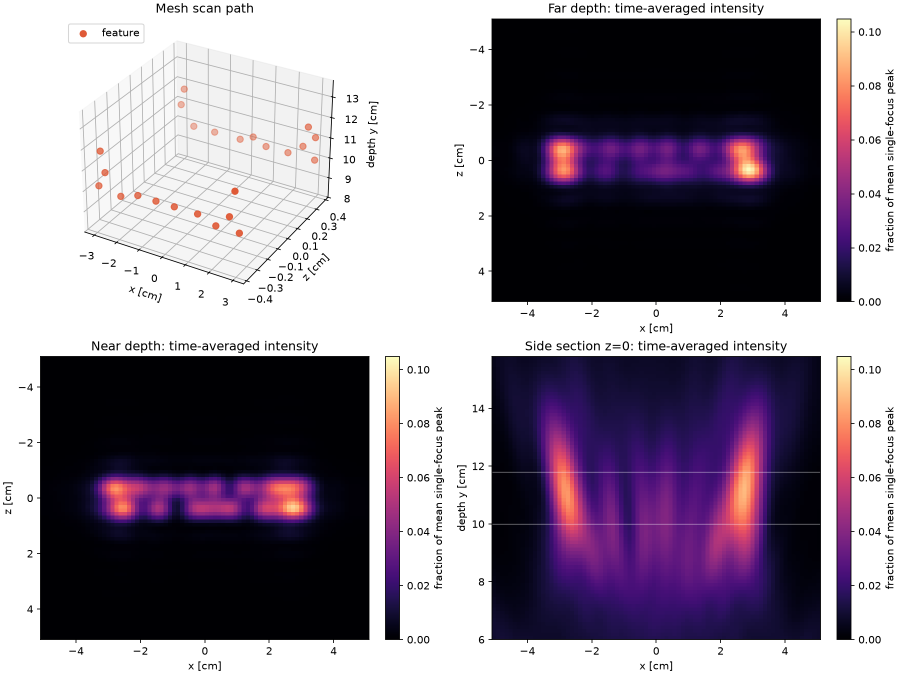
#> input picture MyPatterns/results/previews/mesh3d_preview.png, 1800 x 1350 px (shown at 1/2 size)
$ python -i my_patterns.py   (imports and definitions only)
#> lines starting #> are read from the running program, lines starting #| are printed output that depends on the picture
#!/usr/bin/env python3
# -*- coding: utf-8 -*-
"""
my_patterns.py — SonicSurface 自制图案生成 / 声场预览 / 串口发送脚本
================================================================

不依赖 Ultraino AcousticFieldSim(Java GUI)的独立控制脚本。

工作链路:
    图案函数(算 256 个相位) → 可选 matplotlib 声场预览 → 串口发送
    254 + 256 个相位字节(0..31, 32=关闭) + 253   (230400 baud, 8N1)

重要约定:
    * 相位校正已在你的 FPGA 固件里(Distribute.vhd 的 PHASE_CORRECTION),
      本脚本发送【未校正】的原始相位 —— 校正只做一处,切勿重复。
    * 坐标系: 阵列位于 x-z 平面(法线 +y),EMITTERS 为实测换能器坐标。
      焦点等目标用 (x, y, z),y 是离阵距离,单位米。
    * 幅度命令(251)/200Hz 调制(252)是幅度版固件的功能,primary 固件不支持。

命令行示例:
    python my_patterns.py ports
    python my_patterns.py focus 0 0 --dist 0.16 --port COM7
    python my_patterns.py vortex 0 0 --m 2 --preview
    python my_patterns.py twin 0 0 --angle 90 --save pv.png --dry
    python my_patterns.py bottle 0 0
    python my_patterns.py points 0.025 0.025 -0.025 -0.025
    python my_patterns.py image ../Reproduction/smiley.png --preview
    python my_patterns.py anim orbit --kind focus --radius 0.03 --port COM7
    python my_patterns.py anim images a.png b.png --port COM7
    python my_patterns.py off
"""

from __future__ import annotations

import argparse
import threading
import time
from functools import lru_cache
from pathlib import Path

import numpy as np

PREVIEW_DIR = Path(__file__).resolve().parent / "results/previews"

# ----------------------------------------------------------------------
# 阵列常数(与官方 ControlSoftware/Python/SonicSurface.py 保持一致)
# ----------------------------------------------------------------------
PHASE_DIVS = 32          # 相位级数(0..31,32 = 换能器关闭)
N_EMITTERS = 256         # 16x16
WAVELENGTH = 0.00865     # 25 degC 空气中 40kHz 声波波长 [m]
APERTURE = 0.009         # 活塞模型发射口径 [m]
K = 2.0 * np.pi / WAVELENGTH
PITCH = 0.0105           # 阵元间距 [m](注意 > λ/2,大角度偏转会有栅瓣)

EMITTERS_POS = [-0.07874993,0,0.08074993,-0.057749946,0,0.08074993,-0.047249947,0,0.08074993,-0.06824995,0,0.070249945,-0.07874993,0,0.070249915,-0.047249954,0,0.07024993,-0.057749953,0,0.07024993,-0.06824992,0,0.08074993,-0.07874993,0,0.05974994,-0.057749946,0,0.059749942,-0.047249947,0,0.059749942,-0.06824993,0,0.04924994,-0.07874993,0,0.04924994,-0.047249947,0,0.049249943,-0.057749946,0,0.049249943,-0.06824993,0,0.05974994,-0.07874993,0,0.03874995,-0.057749946,0,0.038749944,-0.047249947,0,0.038749944,-0.06824993,0,0.028249947,-0.07874993,0,0.028249947,-0.047249954,0,0.028249951,-0.057749953,0,0.028249951,-0.06824993,0,0.03874994,-0.07874993,0,0.017749948,-0.057749953,0,0.017749952,-0.047249954,0,0.017749952,-0.068249926,0,0.0072499607,-0.07874993,0,0.007249957,-0.04724995,0,0.007249959,-0.05774995,0,0.007249959,-0.06824993,0,0.017749948,-0.07874993,0,-0.0032500343,-0.05774995,0,-0.0032500399,-0.04724995,0,-0.0032500362,-0.06824993,0,-0.013750033,-0.07874993,0,-0.013750033,-0.04724995,0,-0.013750035,-0.05774995,0,-0.013750035,-0.06824993,0,-0.0032500343,-0.07874993,0,-0.024250032,-0.05774995,0,-0.024250034,-0.04724995,0,-0.024250034,-0.06824993,0,-0.03475002,-0.07874994,0,-0.034750026,-0.047249954,0,-0.03475003,-0.057749953,0,-0.03475003,-0.06824993,0,-0.024250032,-0.07874993,0,-0.045250025,-0.057749953,0,-0.04525003,-0.047249947,0,-0.04525002,-0.06824993,0,-0.055750016,-0.07874993,0,-0.055750024,-0.047249947,0,-0.05575002,-0.057749953,0,-0.055750027,-0.06824993,0,-0.045250017,-0.078749925,0,-0.06624998,-0.05774995,0,-0.06624999,-0.04724995,0,-0.06624999,-0.06824994,0,-0.076749995,-0.07874994,0,-0.07674998,-0.04724995,0,-0.07674999,-0.05774999,0,-0.07674999,-0.068249926,0,-0.06625,-0.03674995,0,0.08074994,-0.015749965,0,0.08074993,-0.005249969,0,0.08074993,-0.026249964,0,0.07024993,-0.03674996,0,0.07024994,-0.005249969,0,0.07024993,-0.015749965,0,0.07024993,-0.026249964,0,0.08074993,-0.03674995,0,0.05974994,-0.015749961,0,0.059749935,-0.0052499655,0,0.05974994,-0.02624996,0,0.04924994,-0.036749955,0,0.04924994,-0.0052499655,0,0.04924994,-0.015749961,0,0.04924994,-0.02624996,0,0.059749935,-0.036749955,0,0.038749944,-0.01574996,0,0.03874995,-0.0052499655,0,0.038749944,-0.026249964,0,0.028249947,-0.036749955,0,0.028249947,-0.0052499664,0,0.02824995,-0.015749965,0,0.028249947,-0.026249958,0,0.03874995,-0.036749955,0,0.017749948,-0.015749965,0,0.017749948,-0.0052499664,0,0.01774995,-0.026249962,0,0.007249958,-0.036749955,0,0.007249959,-0.0052499673,0,0.007249957,-0.015749963,0,0.007249958,-0.026249964,0,0.017749948,-0.036749955,0,-0.003250037,-0.015749961,0,-0.003250038,-0.005249968,0,-0.003250038,-0.026249958,0,-0.013750037,-0.036749955,0,-0.013750033,-0.005249967,0,-0.013750033,-0.01574996,0,-0.013750037,-0.02624996,0,-0.003250038,-0.036749955,0,-0.024250032,-0.01574996,0,-0.024250036,-0.0052499673,0,-0.024250032,-0.02624996,0,-0.034750026,-0.036749955,0,-0.034750026,-0.0052499673,0,-0.034750026,-0.015749961,0,-0.034750026,-0.026249958,0,-0.024250036,-0.036749955,0,-0.04525003,-0.015749963,0,-0.04525002,-0.0052499655,0,-0.04525002,-0.026249964,0,-0.05575002,-0.036749955,0,-0.055750027,-0.0052499655,0,-0.05575002,-0.015749965,0,-0.05575002,-0.026249962,0,-0.04525002,-0.03674995,0,-0.06624999,-0.015749963,0,-0.06624999,-0.005249969,0,-0.06624999,-0.026249962,0,-0.07674999,-0.03674996,0,-0.07674999,-0.005249969,0,-0.07674999,-0.015749963,0,-0.07674999,-0.026249962,0,-0.06624999,0.0052500297,0,0.08074993,0.026250018,0,0.08074993,0.036750015,0,0.08074993,0.015750019,0,0.07024993,0.0052500297,0,0.07024993,0.036750015,0,0.07024993,0.026250018,0,0.07024993,0.015750019,0,0.08074993,0.0052500297,0,0.05974994,0.026250016,0,0.059749935,0.036750015,0,0.05974994,0.015750017,0,0.049249936,0.0052500297,0,0.04924994,0.036750015,0,0.04924994,0.026250016,0,0.049249936,0.015750017,0,0.059749935,0.005250028,0,0.038749944,0.02625002,0,0.038749944,0.036750015,0,0.038749944,0.01575002,0,0.028249951,0.005250028,0,0.028249947,0.036750015,0,0.028249951,0.02625002,0,0.028249951,0.01575002,0,0.038749944,0.0052500293,0,0.017749952,0.02625002,0,0.017749952,0.036750015,0,0.017749952,0.01575002,0,0.007249958,0.0052500293,0,0.007249957,0.036750015,0,0.007249959,0.02625002,0,0.007249958,0.01575002,0,0.017749952,0.005250029,0,-0.003250037,0.02625002,0,-0.003250038,0.036750015,0,-0.003250038,0.01575002,0,-0.013750033,0.005250028,0,-0.013750033,0.036750015,0,-0.013750037,0.02625002,0,-0.013750033,0.01575002,0,-0.003250038,0.005250028,0,-0.024250032,0.02625002,0,-0.024250034,0.036750015,0,-0.024250036,0.015750019,0,-0.034750022,0.0052500297,0,-0.034750026,0.036750015,0,-0.034750026,0.026250018,0,-0.034750022,0.01575002,0,-0.024250034,0.0052500297,0,-0.04525002,0.026250018,0,-0.04525002,0.036750015,0,-0.045250017,0.015750019,0,-0.05575002,0.0052500297,0,-0.05575002,0.03675001,0,-0.05575002,0.026250018,0,-0.05575002,0.015750019,0,-0.04525002,0.0052500297,0,-0.06624999,0.02625002,0,-0.06624999,0.03675002,0,-0.06624998,0.01575002,0,-0.07674999,0.0052500297,0,-0.07674999,0.03675001,0,-0.07674998,0.02625002,0,-0.07674999,0.01575002,0,-0.06624999,0.047250018,0,0.08074993,0.068249986,0,0.08074993,0.078749985,0,0.08074993,0.05775,0,0.07024994,0.04725001,0,0.07024992,0.078749985,0,0.07024993,0.068249986,0,0.07024993,0.05775001,0,0.08074993,0.047250006,0,0.059749946,0.068249986,0,0.05974994,0.078749985,0,0.059749946,0.057750013,0,0.049249936,0.04725001,0,0.04924994,0.078749985,0,0.049249947,0.068249986,0,0.04924994,0.05775001,0,0.05974994,0.047250006,0,0.03874995,0.068249986,0,0.03874994,0.078749985,0,0.03874995,0.057750005,0,0.028249947,0.047250006,0,0.028249947,0.078749985,0,0.028249947,0.068249986,0,0.028249947,0.057750005,0,0.038749937,0.047250006,0,0.017749948,0.068249986,0,0.017749948,0.078749985,0,0.017749948,0.05775001,0,0.007249957,0.04725001,0,0.007249959,0.078749985,0,0.0072499607,0.068249986,0,0.007249955,0.057750005,0,0.017749948,0.04725001,0,-0.0032500362,0.068249986,0,-0.003250038,0.078749985,0,-0.003250038,0.057750005,0,-0.013750033,0.047250006,0,-0.013750033,0.078749985,0,-0.013750037,0.068249986,0,-0.013750037,0.057750005,0,-0.0032500362,0.047250006,0,-0.024250032,0.068249986,0,-0.024250036,0.078749985,0,-0.024250036,0.057750005,0,-0.034750022,0.047250006,0,-0.03475003,0.078749985,0,-0.034750026,0.068249986,0,-0.034750026,0.057750005,0,-0.024250032,0.047250014,0,-0.045250017,0.068249986,0,-0.045250017,0.078749985,0,-0.045250025,0.057750013,0,-0.055750016,0.047250014,0,-0.055750016,0.078749985,0,-0.055750024,0.068249986,0,-0.055750016,0.057750013,0,-0.045250017,0.047250018,0,-0.06625,0.06824999,0,-0.06625,0.07874999,0,-0.06624998,0.05775001,0,-0.07674999,0.04725001,0,-0.07674999,0.07874998,0,-0.07674998,0.06824978,0,-0.076749995,0.057750016,0,-0.06624998]

EMITTERS = np.array(EMITTERS_POS, dtype=float).reshape(-1, 3)
CENTER = EMITTERS.mean(axis=0)
# 每个阵元相对阵列中心的方位角(约定与官方 vortexAt 一致: atan2(dx, dz))
_AZ = np.arctan2(EMITTERS[:, 0] - CENTER[0], EMITTERS[:, 2] - CENTER[2])


def _wrap(p):
    return np.mod(p, 2.0 * np.pi)


# [21 lines left out: functions phase_payload, phases_focus, not called in this run]


def phases_vortex(pos, m=1, rotation=0.0):
    """涡旋: focus + 方位角×m。中心必为零点(空心漩涡),m 为拓扑荷。"""
    return _wrap(phases_focus(pos) + _AZ * m + rotation)


# [170 lines left out: functions phases_twin, phases_bottle, phases_steer, phases_trap, pattern_for_kind, phases_multipoint and 4 more, not called in this run]


def _gs_from_model(G, amps, iters, seed, x0=None):
    """GS 迭代。默认以目标场共轭反传初始化;其它 seed 用于多起点搜索。"""
    if x0 is None:
        if seed == 0:
            x = np.exp(1j * np.angle(np.conj(G @ amps)))
        else:
            rng = np.random.default_rng(seed)
            x = np.exp(1j * rng.uniform(0.0, 2.0 * np.pi, N_EMITTERS))
    else:
        x = np.exp(1j * np.asarray(x0, float))
    Gb = G.conj().T
    for _ in range(iters):
        f = x @ G
        f = amps * np.exp(1j * np.angle(f))
        x = f @ Gb
        x /= np.maximum(np.abs(x), 1e-12)
    return _wrap(np.angle(x))


def _array_image_model(target2d, dist, res_t=64, half=0.084):
    """Shared array model and target samples for all image phase algorithms."""
    from PIL import Image

    tgt = np.asarray(target2d, float)
    u = np.linspace(-half, half, res_t)
    U, V = np.meshgrid(u, u[::-1])           # 目标行 0 ↔ z=+half(图片"上"=+z,与预览约定一致)
    pts = np.stack([U.ravel(), np.full(U.size, dist), V.ravel()], axis=1)
    amps = np.asarray(tgt, float).ravel() if tgt.size == res_t * res_t else \
        np.asarray(Image.fromarray((tgt * 255).astype(np.uint8)).resize((res_t, res_t), Image.LANCZOS), float).ravel() / 255.0
    amps = amps / max(amps.max(), 1e-9)

    G = _propagators(pts)                    # (256, M) —— 与 field_at 同一物理模型
    return G, amps


def _gs_array_phases(target2d, dist, iters=50, res_t=64, half=0.084, seed=0,
                     return_model=False, x0=None):
    """阵列感知 GS:在实测阵元模型与目标切面之间交替投影。"""
    G, amps = _array_image_model(target2d, dist, res_t, half)
    phases = _gs_from_model(G, amps, iters, seed, x0=x0)
    obtained = np.abs(np.exp(1j * phases) @ G).reshape(res_t, res_t)
    if return_model:
        return phases, obtained, G, amps
    return phases, obtained


# [13 lines left out: function _grid_channel_map, not called in this run]


def phases_from_image(path, dist=0.16, iters=50, phase_res=32, amp_res=0,
                      flip_x=False, flip_z=False, transpose=False, n_grid=16,
                      method="array", x0=None, quant_refine=False):
    """任意图片 → 256 通道发射相位。
    method='array'(默认): 阵列感知 GS——用与物理仿真/真实声场一致的活塞传播子
        在实测 256 阵元上直接迭代,重建质量最好(推荐上板用)。
    method='paper': 论文 §4 原版算法(连续口径 + 角谱传播 + 网格→通道映射),
        用于复现对拍;因其设计模型偏理想,物理重建会叠较多斑点。
    返回 (phases, info);info 含 target/obtained 幅度切片与 MSE。
    方向约定: 图片"上"对应 +z,"右"对应 +x(从 +y 往下看)。
    图案镜像/颠倒时用 flip_x / flip_z / transpose 修正。"""
#> called with path = 'results/previews/mesh3d_preview.png', dist = 0.16, iters = 50, phase_res = 32, amp_res = 0, flip_x = False, flip_z = False, transpose = False
    from PIL import Image

    a = np.asarray(Image.open(path).convert("L").resize((256, 256), Image.LANCZOS), float)
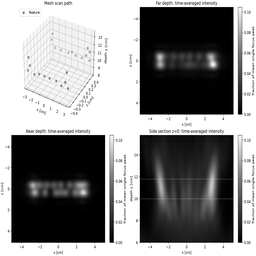
#> a: shape (256, 256) float64; min 0, max 255, mean 137.9
    a = a / max(a.max(), 1e-9)
    if transpose:
        a = a.T
    if flip_x:
        a = a[:, ::-1]
    if flip_z:
        a = a[::-1, :]

    if method == "array":
        phases, obtained = _gs_array_phases(a, dist, iters=iters, x0=x0)
#> in _array_image_model, `amps = np.asarray(tgt, float).ravel() if tgt.size == res_t * res_t els..`: amps = 4096 values, max 1 at index 0, min 0 at index 164, mean 0.54
#> in _gs_array_phases, `phases = _gs_from_model(G, amps, iters, seed, x0=x0)`: phases = 256 values, max 6.26 at index 154, min 0.0544 at index 149, mean 2.22
#> in _gs_array_phases, `obtained = np.abs(np.exp(1j * phases) @ G).reshape(res_t, res_t)`:
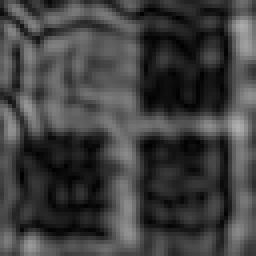
#> obtained: shape (64, 64) float64 (shown 4 times larger); min 1.46, max 176.4, mean 64.2
    elif method in ("backprop", "direct"):
        from image.image_direct import backprop_phases, optimize_phases
        G, amps = _array_image_model(a, dist)
        initial = backprop_phases(G, amps)
        if method == "direct":
            phases, direct_info = optimize_phases(G, amps, initial)
        else:
            phases = initial
        obtained = np.abs(np.exp(1j * phases) @ G).reshape(64, 64)
    elif method in ("gradient", "gradient_smooth"):
        from image.image_gradient import (image_metrics, quantize_phases,
                                    reference_scale, refine_image_phases)
        initial, _, G, amps = _gs_array_phases(a, dist, iters=iters,
                                               return_model=True)
        # Select using a denser grid than the one used by GS and L-BFGS.
        eval_res = 96
        u = np.linspace(-0.084, 0.084, eval_res)
        X, Z = np.meshgrid(u, u[::-1])
        eval_points = np.stack([X.ravel(), np.full(X.size, dist), Z.ravel()], axis=1)
        G_eval = _propagators(eval_points)
        eval_target = np.asarray(Image.fromarray((a * 255).astype(np.uint8))
                                 .resize((eval_res, eval_res), Image.Resampling.LANCZOS),
                                 float).ravel() / 255.0
        scale = reference_scale(G_eval, quantize_phases(initial), eval_target)

        def evaluate(candidate):
            amplitude = np.abs(np.exp(1j * quantize_phases(candidate)) @ G_eval)
            return image_metrics(amplitude, eval_target, scale)

        baseline_metrics = evaluate(initial)
        phases = initial
        selected_metrics = baseline_metrics
        selected_seed = 0
        selected_kind = "GS"
        smooth = method == "gradient_smooth"
        for seed in range(3):
            start = initial if seed == 0 else _gs_from_model(G, amps, iters, seed)
            _, detail = refine_image_phases(G, amps, start)
            options = [("GS", start)] + [("gradient", value) for value in detail["candidates"]]
            for kind, option in options:
                metrics = evaluate(option)
                if (metrics["stroke_p10"] >= 0.98 * baseline_metrics["stroke_p10"]
                        and metrics["stroke_cv"] <= 1.05 * baseline_metrics["stroke_cv"]
                        and metrics["background_mean"] <= 1.05 * baseline_metrics["background_mean"]
                        and metrics["background_top_1pct"] < selected_metrics["background_top_1pct"]):
                    phases, selected_metrics = option, metrics
                    selected_seed, selected_kind = seed, kind
        if smooth:
            reference_metrics = selected_metrics
            _, detail = refine_image_phases(G, amps, phases,
                                             texture_weight=4.0)
            for option in detail["candidates"]:
                metrics = evaluate(option)
                if (metrics["stroke_p10"] >= 0.98 * reference_metrics["stroke_p10"]
                        and metrics["stroke_cv"] <= 1.05 * reference_metrics["stroke_cv"]
                        and metrics["background_mean"] <= 1.05 * reference_metrics["background_mean"]
                        and metrics["background_top_1pct"] <= 1.05 * reference_metrics["background_top_1pct"]
                        and metrics["stroke_texture"] < selected_metrics["stroke_texture"]):
                    phases, selected_metrics = option, metrics
                    selected_kind = "gradient_smooth"
        refinement = {"selected_seed": selected_seed, "selected_kind": selected_kind,
                      "baseline_metrics": baseline_metrics,
                      "selected_metrics": selected_metrics}
        obtained = np.abs(np.exp(1j * phases) @ G).reshape(64, 64)
    elif method == "paper":
        ph_grid, obtained = _gs_image_phases(a, dist, iters, phase_res, amp_res, n_grid)
        ch = _grid_channel_map(n_grid)   # ch[网格单元] = 实测通道号
        ph_flat = ph_grid.reshape(-1)
        phases = np.empty(N_EMITTERS)    # 正方向放置: 通道 ch[g] 接收网格单元 g 的相位
        phases[ch] = ph_flat
        phases = _wrap(phases)
    else:
        raise ValueError(method)

    if quant_refine:
        from image.image_gradient import refine_quantized_bins
        G_quant, target_quant = _array_image_model(a, dist)
        phases, quant_info = refine_quantized_bins(G_quant, target_quant, phases)
        obtained = np.abs(np.exp(1j * phases) @ G_quant).reshape(64, 64)

    t_at_res = np.asarray(Image.fromarray((a * 255).astype(np.uint8))
                          .resize((obtained.shape[1], obtained.shape[0]), Image.LANCZOS), float) / 255.0
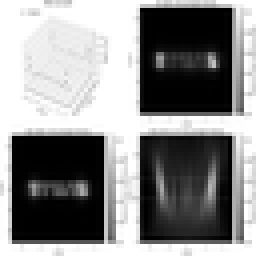
#> t_at_res: shape (64, 64) float64 (shown 4 times larger); min 0, max 1, mean 0.54
    mse = float(np.mean((t_at_res - obtained / max(obtained.max(), 1e-12)) ** 2))
#> mse = 0.124
    info = {"target": a, "obtained": obtained, "mse": mse}
    if method in ("gradient", "gradient_smooth"):
        info["refinement"] = refinement
    if method == "direct":
        info["direct"] = direct_info
    if quant_refine:
        info["quant_refinement"] = quant_info
    return phases, info


# ======================================================================
# 二、声场预览 —— 活塞模型直接积分(发送前先看一眼)
# ======================================================================

def _propagators(points):
    """(256, M) 活塞传播子: directivity·e^{ikd}/d(与官方 SonicSurface.py 同模型)。"""
    diff = np.asarray(points, float)[None, :, :] - EMITTERS[:, None, :]
    d = np.linalg.norm(diff, axis=2) + 1e-9
    cosang = diff[:, :, 1] / d                      # 法线 = (0,1,0)
    sin = np.sqrt(np.clip(1.0 - cosang ** 2, 0.0, 1.0))
    dire = np.sinc(0.5 * APERTURE * K * sin / np.pi)
    return dire / d * np.exp(1j * K * d)


# [145 lines left out: functions field_at, focus_probe_points, probe_field_peaks, run_focus_probe, preview_slice, not called in this run]


# ======================================================================
# 三、传输层 —— 串口发送(协议见论文表 1 / Distribute.vhd)
# ======================================================================

class Board:
    """SonicSurface 板卡连接。port 可以是 'COM7'、序号(1 起)或 None(交互选择)。

    线程安全:所有串口写共用一把可重入锁,允许多线程并发
    send/send_commit/off/close(如调制线程 + 手掌跟踪主循环同时写)。
    写超时(默认 1s)时清空缓冲后整帧重发一次,再失败才抛异常。"""

    # [38 lines left out: functions __init__, list_ports, _write, not called in this run]

    def send(self, phases):
        """发送一副相位并 commit(253)。phases: 256 个弧度;NaN → 关闭该通道。"""
        self._write(bytes([254]) + phase_payload(phases) + bytes([253]))

    def off(self):
        self.send(np.full(N_EMITTERS, np.nan))

    # [5 lines left out: function send_commit, not called in this run]

    def close(self):
        with self.lock:
            self.conn.close()

    def __enter__(self):
        return self

    def __exit__(self, *exc):
        self.close()


class Modulator:
    """后台调制线程:图案/关闭两副相位预装 FPGA 双缓冲,循环单字节 253
    互换产生 freq Hz 幅度调制。burst/hold/live/手掌跟踪共用。

    用法:
        mod = Modulator(board, phases, freq=100, duty=0.7).start()
        mod.set_pattern(new_phases)     # 调制运行中换图案
        mod.freq = 200.0                # 属性直接改,下个周期生效
        mod.stop()                      # 停止并关闭发射(幂等)

    时序:>5ms 的等待用 time.sleep(Python 3.11+ 在 Windows 有高精度计时器,
    旧版本会退化到 ~15ms),尾部忙等保亚毫秒精度;高占空比高频时仍占部分 CPU,
    低频时不再像纯忙等那样占满一个核。"""

    # [77 lines left out: functions __init__, start, _wait, _run, set_pattern, stop, not called in this run]

    def __enter__(self):
        return self.start()

    def __exit__(self, *exc):
        self.stop()


# ======================================================================
# 四、动画 —— 相位序列循环发送
# ======================================================================

# [185 lines left out: functions frames_orbit, frames_scan, frames_vortex_spin, frames_alternate, frames_images, animate and 5 more, not called in this run]


# ======================================================================
# 五、命令行
# ======================================================================

def _xz(s):
    x, z = s.split(",")
    return float(x), float(z)


# [479 lines left out: functions _build_parser, main, not called in this run]


# [2 lines not run here, left out]

>>> result = phases_from_image('results/previews/mesh3d_preview.png')

$ run again, on MyPatterns/pv_F.png
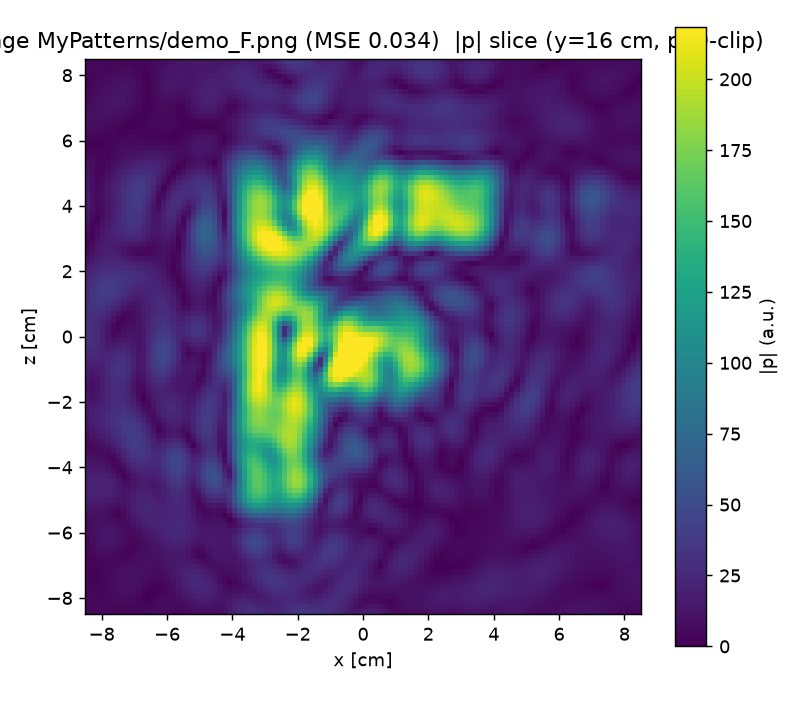
#> input picture MyPatterns/pv_F.png, 806 x 702 px
#> in _array_image_model, `amps = np.asarray(tgt, float).ravel() if tgt.size == res_t * res_t els..`: amps = 4096 values, max 1 at index 0, min 0.0275 at index 391, mean 0.561
#> in _gs_array_phases, `phases = _gs_from_model(G, amps, iters, seed, x0=x0)`: phases = 256 values, max 6.25 at index 138, min 0.00049 at index 216, mean 2.6
#> in _gs_array_phases, `obtained = np.abs(np.exp(1j * phases) @ G).reshape(res_t, res_t)`:
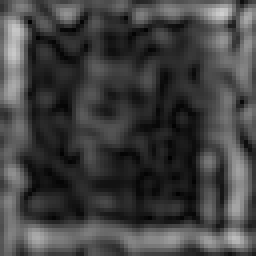
#> obtained: shape (64, 64) float64 (shown 4 times larger); min 0.632, max 207, mean 65.3
#> in phases_from_image, `t_at_res = np.asarray(Image.fromarray((a * 255).astype(np.uint8)) .res..`:
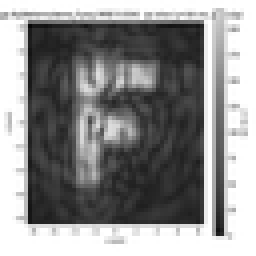
#> t_at_res: shape (64, 64) float64 (shown 4 times larger); min 0.0275, max 1, mean 0.561
#> mse = 0.12
